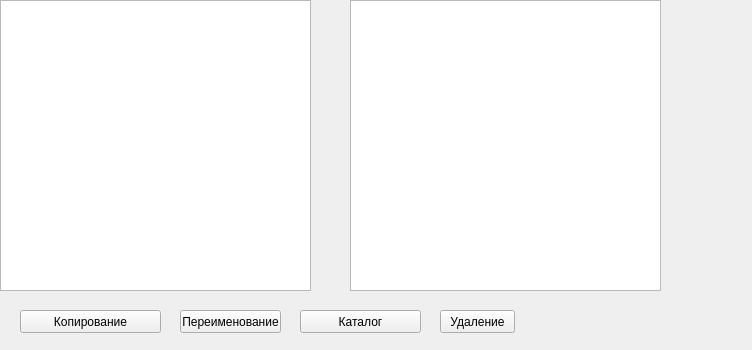
<?xml version="1.0" encoding="UTF-8"?>
<ui version="4.0">
 <class>Widget</class>
 <widget class="QWidget" name="Widget">
  <property name="geometry">
   <rect>
    <x>0</x>
    <y>0</y>
    <width>752</width>
    <height>350</height>
   </rect>
  </property>
  <property name="windowTitle">
   <string>Widget</string>
  </property>
  <widget class="QListView" name="lvSource">
   <property name="geometry">
    <rect>
     <x>0</x>
     <y>0</y>
     <width>311</width>
     <height>291</height>
    </rect>
   </property>
  </widget>
  <widget class="QListView" name="lvBackup">
   <property name="geometry">
    <rect>
     <x>350</x>
     <y>0</y>
     <width>311</width>
     <height>291</height>
    </rect>
   </property>
  </widget>
  <widget class="QPushButton" name="btnDestroy">
   <property name="geometry">
    <rect>
     <x>440</x>
     <y>310</y>
     <width>75</width>
     <height>23</height>
    </rect>
   </property>
   <property name="text">
    <string>Удаление</string>
   </property>
  </widget>
  <widget class="QPushButton" name="btnBackup">
   <property name="geometry">
    <rect>
     <x>20</x>
     <y>310</y>
     <width>141</width>
     <height>23</height>
    </rect>
   </property>
   <property name="text">
    <string>Копирование</string>
   </property>
  </widget>
  <widget class="QPushButton" name="btnRename">
   <property name="geometry">
    <rect>
     <x>180</x>
     <y>310</y>
     <width>101</width>
     <height>23</height>
    </rect>
   </property>
   <property name="text">
    <string>Переименование</string>
   </property>
  </widget>
  <widget class="QPushButton" name="btnMake">
   <property name="geometry">
    <rect>
     <x>300</x>
     <y>310</y>
     <width>121</width>
     <height>23</height>
    </rect>
   </property>
   <property name="text">
    <string>Каталог</string>
   </property>
  </widget>
 </widget>
 <layoutdefault spacing="6" margin="11"/>
 <resources/>
 <connections/>
</ui>
